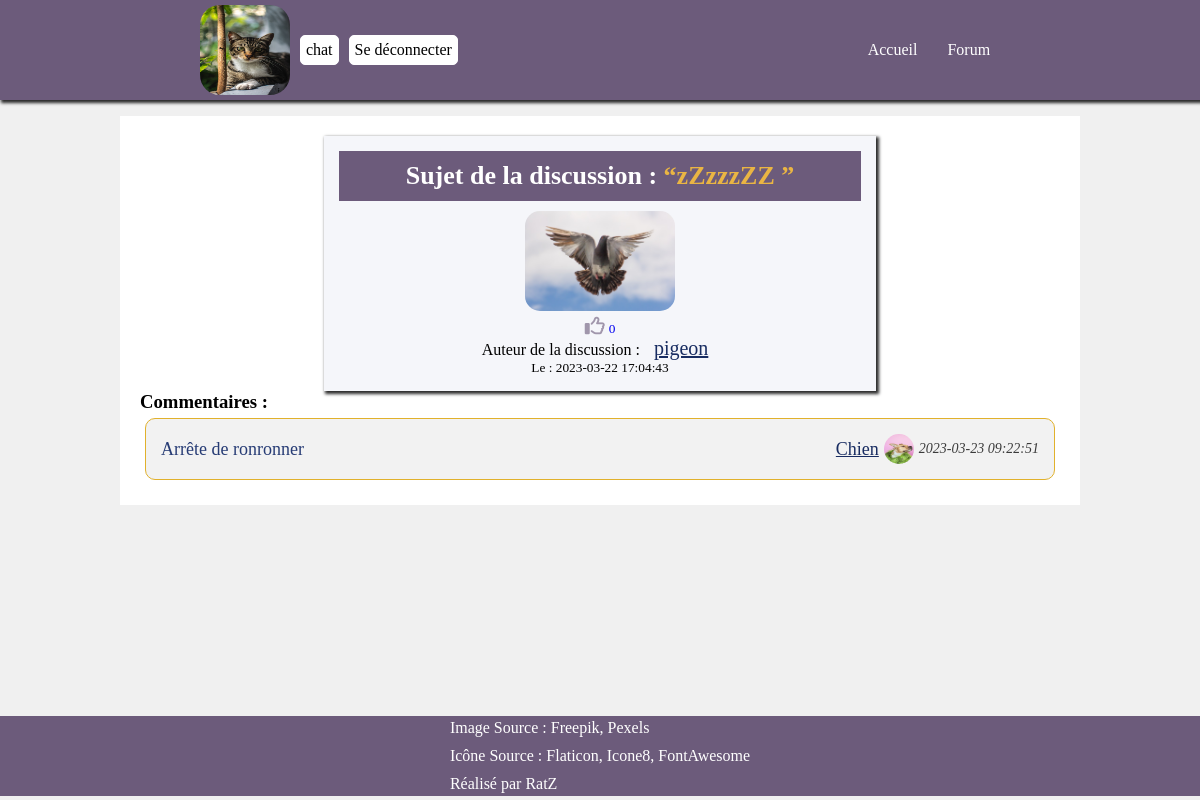
The app's page /?action=comment&id_d=13 (signed in) with its own data.
### tables this page shows
CREATE TABLE `discussion` (
  `id_d` int NOT NULL AUTO_INCREMENT,
  `id_users` int NOT NULL,
  `id_messages` int NOT NULL,
  `title` varchar(45) NOT NULL,
  `date` datetime DEFAULT CURRENT_TIMESTAMP,
  PRIMARY KEY (`id_d`),
  KEY `id_users_d_idx` (`id_users`),
  KEY `id_messages_d_idx` (`id_messages`),
  CONSTRAINT `id_messages_d` FOREIGN KEY (`id_messages`) REFERENCES `messages` (`id_m`),
  CONSTRAINT `id_users_d` FOREIGN KEY (`id_users`) REFERENCES `users` (`id_u`)
);

CREATE TABLE `users` (
  `id_u` int NOT NULL AUTO_INCREMENT,
  `pseudo` varchar(55) NOT NULL,
  `email` varchar(55) NOT NULL,
  `password` varchar(255) NOT NULL,
  `avatar` varchar(255) DEFAULT 'default.png',
  PRIMARY KEY (`id_u`)
);

CREATE TABLE `comments` (
  `id_c` int NOT NULL AUTO_INCREMENT,
  `id_users` int NOT NULL,
  `id_discussions` int NOT NULL,
  `comment` longtext NOT NULL,
  `date` datetime DEFAULT CURRENT_TIMESTAMP,
  PRIMARY KEY (`id_c`),
  KEY `id_users_cFK_idx` (`id_users`),
  KEY `id_discussion_c_idx` (`id_discussions`),
  CONSTRAINT `id_discussion_c` FOREIGN KEY (`id_discussions`) REFERENCES `discussion` (`id_d`),
  CONSTRAINT `id_users_cFK` FOREIGN KEY (`id_users`) REFERENCES `users` (`id_u`)
);

### src/controllers/comment.controllers.php (called while the page is built, shortened)
<?php
function getViewComment()
{
  $comment = new Comment();
  $discussion = new Discussion();
  $like = new Like();
  $infosDiscussion = $discussion->getInfosOfDiscussion($_GET['id_d']);
  $totalLikes = $like->countLikeOfDiscussion($_GET['id_d']);
  $countLikes = $totalLikes[0]["count(*)"];
  $checkLikedBtn = $like->checkIfUserLiked($_GET['id_d'], $_SESSION['id_user']);
  if ($checkLikedBtn == false) {
    $checkLikedBtn['like'] = 0;
  }
  require_once('./src/views/forum/comment/comment.view.php');
  require_once('./src/views/templates/main.template.php');
}

### src/models/class/database.class.php (called while the page is built, shortened)
<?php
class Database
{
  private $host = '127.0.0.1';
  private $port = '3306';
  private $database = 'forum_ecf';
  public function __construct() {
    $this->pdo = new PDO(
      'mysql:host=' . $this->host . ';port=' . $this->port . ';dbname=' . $this->database,
      $this->nameDB = getenv('DB_NAME'),
      $this->password = getenv('DB_PWD'),
      [
        PDO::ATTR_ERRMODE => PDO::ERRMODE_EXCEPTION,
        PDO::ATTR_DEFAULT_FETCH_MODE => PDO::FETCH_ASSOC,
        PDO::MYSQL_ATTR_INIT_COMMAND => 'SET NAMES utf8;'
      ]
    );
  }
}

### src/models/class/discussion.class.php (called while the page is built, shortened)
<?php
require_once __DIR__ . './database.class.php';
class Discussion extends Database
{
  function getInfosOfDiscussion(string $idDiscussion): bool | array {
    $getInfosOfDiscussion = $this->pdo->prepare("SELECT discussion.* , users.* FROM discussion
    INNER JOIN users WHERE discussion.id_users = users.id_u AND id_d = :idDiscussion");
    $getInfosOfDiscussion->bindParam('idDiscussion', $idDiscussion);
    $getInfosOfDiscussion->execute();
    return $getInfos = $getInfosOfDiscussion->fetch();
  }
}

### src/models/class/like.class.php (called while the page is built, shortened)
<?php
require_once __DIR__ . './database.class.php';
class Like extends Database
{
  function countLikeOfDiscussion($idDiscussion): array {
    $countLikeOfDiscussion = $this->pdo->prepare("SELECT count(*) , discussion.id_d FROM likes
    INNER JOIN discussion WHERE likes.id_discussions = :idDiscussion AND discussion.id_d = :idDiscussion AND likes.like = 1");
    $countLikeOfDiscussion->bindParam('idDiscussion', $idDiscussion);
    $countLikeOfDiscussion->execute();
    return $totalCount = $countLikeOfDiscussion->fetchAll();
  }
  function checkIfUserLiked($idDiscussion, $idUsers) {
    $checkIfUserLiked = $this->pdo->prepare("SELECT * FROM likes WHERE id_discussions = :idDiscussion AND id_users = :idUsers");
    $checkIfUserLiked->bindParam('idDiscussion', $idDiscussion);
    $checkIfUserLiked->bindParam('idUsers', $idUsers);
    $checkIfUserLiked->execute();
    return $checkIfLiked = $checkIfUserLiked->fetch();
  }
}

### src/models/class/comment.class.php (called while the page is built, shortened)
<?php
require_once __DIR__ . './database.class.php';
class Comment extends Database
{
  function getComments(string $idDiscussion): array | bool {
    $getDiscussions = $this->pdo->prepare("SELECT comments.* , users.id_u , users.pseudo, users.avatar FROM comments
    INNER JOIN users WHERE comments.id_users = users.id_u AND id_discussions = :idDiscussion ORDER BY date DESC");
    $getDiscussions->bindParam('idDiscussion', $idDiscussion);
    $getDiscussions->execute();
    return $getAllDiscussions = $getDiscussions->fetchAll();
  }
}

### src/views/forum/comment/comment.view.php (the view, shortened to what this page needs)
<link rel="stylesheet" href="./assets/css/comment.style.css" type="text/css">
<main>
  <article id="main-box">
    <section id="info-comment">
      <h2 class="text-center">Sujet de la discussion : <span>“<?= $infosDiscussion['title']; ?>”</span></h2>
      <img src="./assets/images/uploads/<?= $infosDiscussion['avatar'] ?? ''; ?>">
      <a id="like" href="./?action=comment&id_d=<?= $_GET['id_d']; ?>&liked=<?= $checkLikedBtn['like']; ?>">
        <i class="far fa-thumbs-up" <?= $checkLikedBtn['like'] == '1' ? 'style="color:#1f48ba"' : '' ?>></i>
        <small><?= $countLikes ?></small>
      </a>
      <p>Auteur de la discussion : <span class="nameUser"><?= $infosDiscussion['pseudo']; ?></span></p>
      <small>Le : <?= $infosDiscussion['date']; ?></small>
    </section>
    <h3>Commentaires : </h3>
    <?php foreach ($comment->getComments($_GET['id_d']) as $comments) : ?>
      <section class="box-content">
        <div class="link">
          <p><?= $comments['comment']; ?></p>
        </div>
        <div class="infos">
          <small class="user"><?= $comments['pseudo']; ?></small>
          <img src="./assets/images/uploads/<?= $comments['avatar'] ?? 'default.png'; ?>">
          <small class="date"><?= $comments['date']; ?></small>
        </div>
      </section>
    <?php endforeach; ?>
  </article>
</main>

### assets/css/style.css (style rules this page uses)
:root { --border: 1px solid #2b2b2b; --box-shadow: 2px 2px 3px 1px #2b2b2b; }
* { margin: 0; padding: 0; box-sizing: border-box; }
body { background-color: #f0f0f0; cursor: url('./../images/import/cat-paws.png'), auto; }
.text-center { text-align: center; }

### assets/css/comment.style.css (style rules this page uses)
main { min-height: 75vh; }
#main-box { display: flex; flex-direction: column; background-color: white; margin: 1rem auto; padding: 20px; width: 80%; }
h2 { background-color: #6c5b7b; width: 100%; font-size: 26px; text-align: center; color: white; padding: 10px; margin-bottom: 10px; }
#info-comment { display: flex; align-items: center; flex-direction: column; background-color: #f5f6fa; width: 60%; margin: auto; padding: 15px; box-shadow: var(--box-shadow); }
#info-comment img { max-width: 150px; max-height: 150px; border-radius: 15px; }
#info-comment a { margin-top: 5px; }
.far { font-size: 20px; color: #6c5b7b9e; }
.box-content { display: flex; align-items: center; justify-content: space-between; margin: 5px; min-height: 5vh; padding: 15px; border: 1px solid #e1b12c; background-color: #dedede63; border-radius: 10px; }
.nameUser { color: #182C61; padding: 10px; font-size: 20px; text-decoration: underline; }
span { color: #EAB543; }
#like { text-decoration: none !important; }
.link { max-width: 70%; }
.link p { text-decoration: none; color: #273c75; font-size: 18px; }
.infos { display: flex; align-items: center; justify-content: space-around; }
.infos img { width: 30px; height: 30px; margin-right: 5px; border-radius: 50%; }
.user { color: #182C61; margin-right: 5px; font-weight: 500; text-decoration: underline; font-size: 18px; }
.date { font-style: italic; color: #3b3b3b; font-size: 14px; }

### records on screen
discussion: title "zZzzzZZ", id_users.avatar (picture), id_users.pseudo "pigeon", date "2023-03-22 17:04:43"
comments: comment "Arrête de ronronner", id_users.pseudo "Chien", id_users.avatar (picture), date "2023-03-23 09:22:51"

### other values on screen
$_SESSION['pseudo'] "chat"
$countLikes "0"
